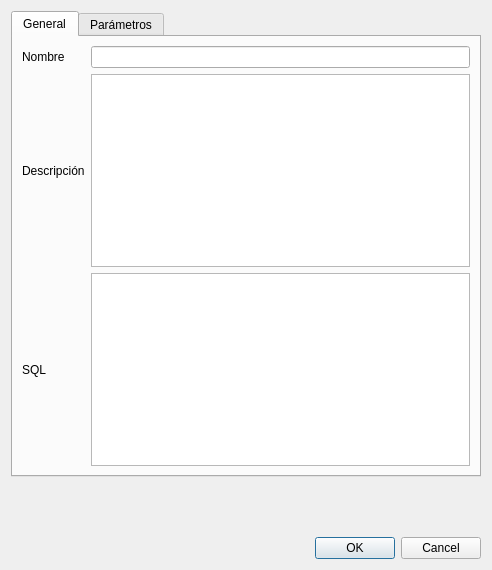
<?xml version="1.0" encoding="UTF-8"?>
<ui version="4.0">
 <class>GraphicDlgClass</class>
 <widget class="DataDialog" name="GraphicDlgClass">
  <property name="geometry">
   <rect>
    <x>0</x>
    <y>0</y>
    <width>492</width>
    <height>570</height>
   </rect>
  </property>
  <property name="windowTitle">
   <string>Datos del Gráfico</string>
  </property>
  <layout class="QVBoxLayout" name="verticalLayout_3">
   <item>
    <widget class="QTabWidget" name="tabs">
     <property name="currentIndex">
      <number>0</number>
     </property>
     <widget class="QWidget" name="general">
      <attribute name="title">
       <string>General</string>
      </attribute>
      <layout class="QVBoxLayout" name="verticalLayout">
       <item>
        <layout class="QGridLayout" name="gridLayout">
         <item row="0" column="0">
          <widget class="QLabel" name="label_3">
           <property name="text">
            <string>Nombre</string>
           </property>
           <property name="buddy">
            <cstring>nombre</cstring>
           </property>
          </widget>
         </item>
         <item row="0" column="1">
          <widget class="QLineEdit" name="nombre"/>
         </item>
         <item row="1" column="0">
          <widget class="QLabel" name="label">
           <property name="text">
            <string>Descripción</string>
           </property>
           <property name="buddy">
            <cstring>descripcion</cstring>
           </property>
          </widget>
         </item>
         <item row="1" column="1">
          <widget class="QTextEdit" name="descripcion"/>
         </item>
         <item row="2" column="0">
          <widget class="QLabel" name="label_2">
           <property name="text">
            <string>SQL</string>
           </property>
           <property name="buddy">
            <cstring>sql</cstring>
           </property>
          </widget>
         </item>
         <item row="2" column="1">
          <widget class="QTextEdit" name="sql"/>
         </item>
        </layout>
       </item>
      </layout>
     </widget>
     <widget class="QWidget" name="parametros">
      <attribute name="title">
       <string>Parámetros</string>
      </attribute>
      <layout class="QVBoxLayout" name="verticalLayout_2">
       <item>
        <layout class="QGridLayout" name="gridLayout_2">
         <item row="0" column="0">
          <widget class="QLabel" name="label_4">
           <property name="text">
            <string>Título</string>
           </property>
           <property name="buddy">
            <cstring>titulo</cstring>
           </property>
          </widget>
         </item>
         <item row="0" column="1">
          <widget class="QLineEdit" name="titulo"/>
         </item>
         <item row="1" column="0">
          <widget class="QLabel" name="label_5">
           <property name="text">
            <string>Nombre eje X</string>
           </property>
           <property name="buddy">
            <cstring>nombreX</cstring>
           </property>
          </widget>
         </item>
         <item row="1" column="1">
          <widget class="QLineEdit" name="nombreX"/>
         </item>
         <item row="2" column="0">
          <widget class="QLabel" name="label_6">
           <property name="text">
            <string>Nombre eje Y</string>
           </property>
           <property name="buddy">
            <cstring>nombreY</cstring>
           </property>
          </widget>
         </item>
         <item row="2" column="1">
          <widget class="QLineEdit" name="nombreY"/>
         </item>
        </layout>
       </item>
       <item>
        <widget class="QGroupBox" name="groupBox">
         <property name="title">
          <string>Tipo Gráfico</string>
         </property>
         <widget class="QRadioButton" name="barras">
          <property name="geometry">
           <rect>
            <x>20</x>
            <y>30</y>
            <width>105</width>
            <height>23</height>
           </rect>
          </property>
          <property name="text">
           <string>Barras</string>
          </property>
         </widget>
         <widget class="QRadioButton" name="barrasAc">
          <property name="geometry">
           <rect>
            <x>20</x>
            <y>60</y>
            <width>161</width>
            <height>23</height>
           </rect>
          </property>
          <property name="text">
           <string>Barras acumulativo</string>
          </property>
         </widget>
         <widget class="QRadioButton" name="tarta">
          <property name="geometry">
           <rect>
            <x>20</x>
            <y>90</y>
            <width>105</width>
            <height>23</height>
           </rect>
          </property>
          <property name="text">
           <string>Tarta</string>
          </property>
         </widget>
         <widget class="QRadioButton" name="lineas">
          <property name="geometry">
           <rect>
            <x>20</x>
            <y>120</y>
            <width>105</width>
            <height>23</height>
           </rect>
          </property>
          <property name="text">
           <string>Líneas</string>
          </property>
         </widget>
        </widget>
       </item>
      </layout>
     </widget>
    </widget>
   </item>
   <item>
    <spacer name="verticalSpacer">
     <property name="orientation">
      <enum>Qt::Vertical</enum>
     </property>
     <property name="sizeHint" stdset="0">
      <size>
       <width>206</width>
       <height>31</height>
      </size>
     </property>
    </spacer>
   </item>
   <item>
    <widget class="QDialogButtonBox" name="buttonBox">
     <property name="standardButtons">
      <set>QDialogButtonBox::Cancel|QDialogButtonBox::Ok</set>
     </property>
    </widget>
   </item>
  </layout>
 </widget>
 <customwidgets>
  <customwidget>
   <class>DataDialog</class>
   <extends>QDialog</extends>
   <header>ts.h</header>
   <container>1</container>
  </customwidget>
 </customwidgets>
 <tabstops>
  <tabstop>tabs</tabstop>
  <tabstop>nombre</tabstop>
  <tabstop>descripcion</tabstop>
  <tabstop>sql</tabstop>
  <tabstop>titulo</tabstop>
  <tabstop>nombreX</tabstop>
  <tabstop>nombreY</tabstop>
  <tabstop>barras</tabstop>
  <tabstop>barrasAc</tabstop>
  <tabstop>tarta</tabstop>
  <tabstop>lineas</tabstop>
  <tabstop>buttonBox</tabstop>
 </tabstops>
 <resources/>
 <connections>
  <connection>
   <sender>buttonBox</sender>
   <signal>accepted()</signal>
   <receiver>GraphicDlgClass</receiver>
   <slot>accept()</slot>
   <hints>
    <hint type="sourcelabel">
     <x>245</x>
     <y>544</y>
    </hint>
    <hint type="destinationlabel">
     <x>245</x>
     <y>284</y>
    </hint>
   </hints>
  </connection>
  <connection>
   <sender>buttonBox</sender>
   <signal>rejected()</signal>
   <receiver>GraphicDlgClass</receiver>
   <slot>reject()</slot>
   <hints>
    <hint type="sourcelabel">
     <x>245</x>
     <y>544</y>
    </hint>
    <hint type="destinationlabel">
     <x>245</x>
     <y>284</y>
    </hint>
   </hints>
  </connection>
 </connections>
</ui>
